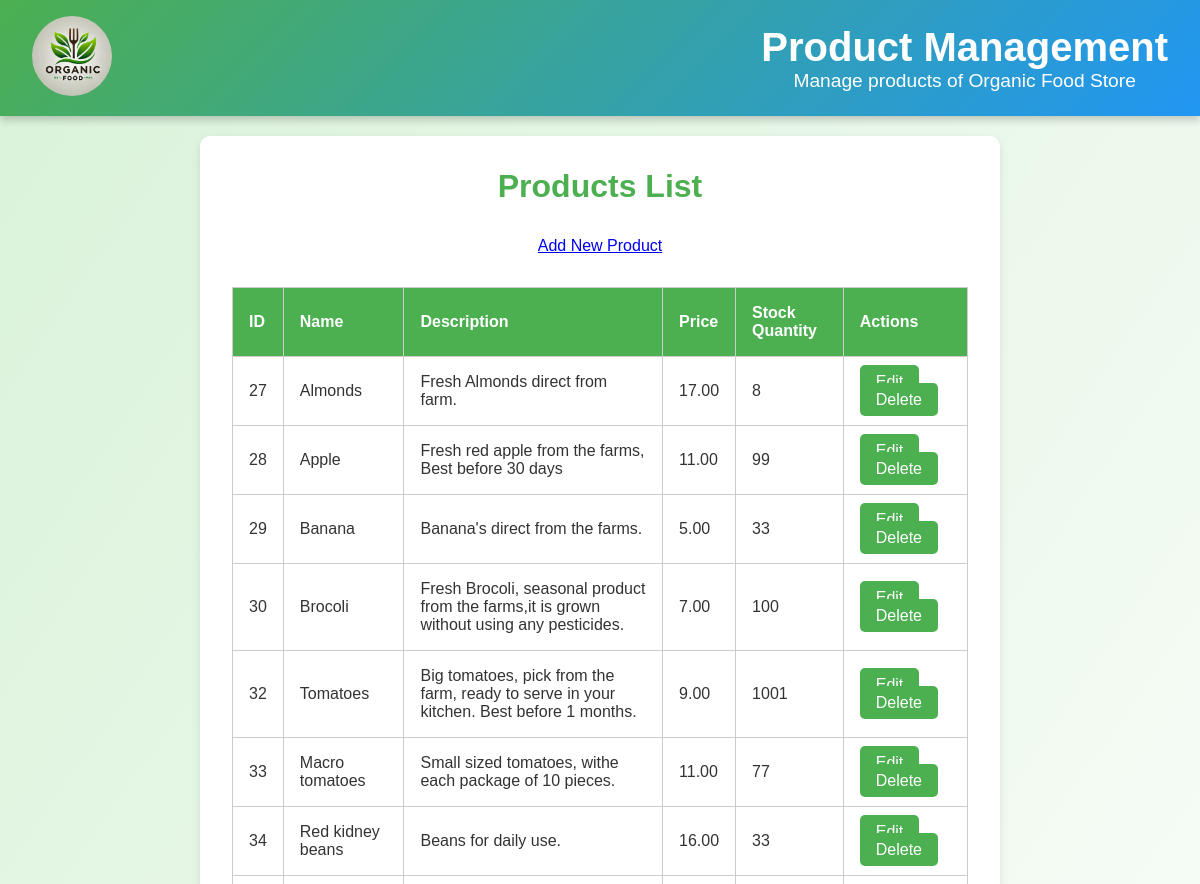
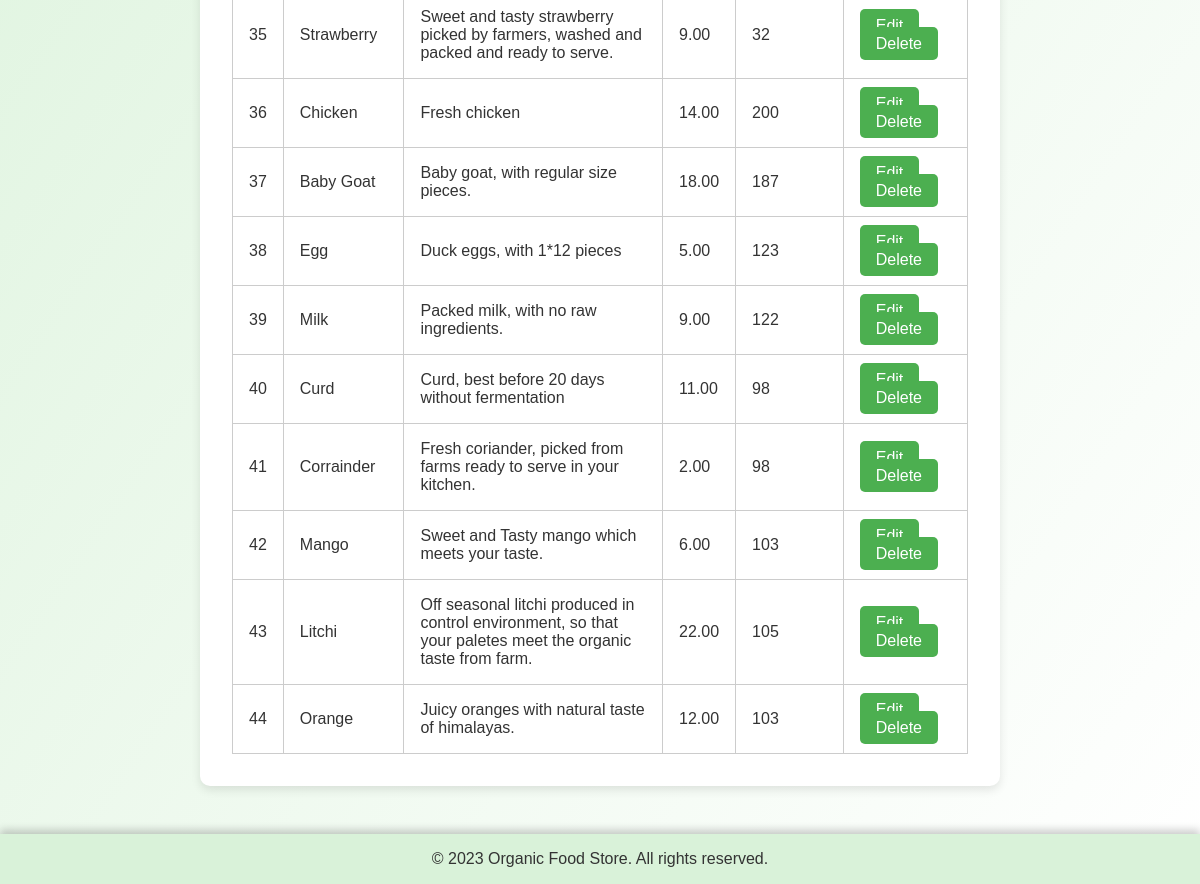
Screenshot of /admin/product_management.php (signed in) with the database file from the repository (2 pictures, top to bottom).
### tables this page shows
CREATE TABLE `products` (
  `id` int(10) UNSIGNED NOT NULL,
  `name` varchar(100) NOT NULL,
  `description` text NOT NULL,
  `price` decimal(10,2) NOT NULL,
  `stock_quantity` int(11) NOT NULL,
  `image` varchar(255) NOT NULL,
  `category_id` int(11) DEFAULT NULL
);

### admin/product_management.php (the view, shortened to what this page needs)
<?php
require '../db_connection.php';
$sql = "SELECT * FROM products";
$result = $conn->query($sql);
?>
<!DOCTYPE html>
<html lang="en">
<head>
    <link rel="stylesheet" href="../admin/admin.css">
</head>
<body>
    <header class="admin-header">
        <div class="admin-logo">
            <img src="../image/logo.jpeg" alt="Organic Food Logo">
        </div>
        <div class="admin-welcome">
            <h1>Product Management</h1>
            <p>Manage products of Organic Food Store</p>
        </div>
    </header>
    <section class="admin-dashboard">
        <h2>Products List</h2>
        <a href="add_product.php" class="admin-btn">Add New Product</a>
        <table class="product-table">
            <thead>
                <tr>
                    <th>ID</th>
                    <th>Name</th>
                    <th>Description</th>
                    <th>Price</th>
                    <th>Stock Quantity</th>
                    <th>Actions</th>
                </tr>
            </thead>
            <tbody>
                <?php while ($row = $result->fetch_assoc()) { ?>
                    <tr>
                        <td><?php echo $row['id']; ?></td>
                        <td><?php echo $row['name']; ?></td>
                        <td><?php echo $row['description']; ?></td>
                        <td><?php echo $row['price']; ?></td>
                        <td><?php echo $row['stock_quantity']; ?></td>
                        <td>
                            <a href="edit_product.php?id=<?php echo $row['id']; ?>" class="admin-btn">Edit</a>
                            <a href="delete_product.php?id=<?php echo $row['id']; ?>" class="admin-btn delete-btn" onclick="return confirm('Are you sure you want to delete this product?');">Delete</a>
                        </td>
                    </tr>
                <?php } ?>
            </tbody>
        </table>
    </section>
    <footer class="footer-container">
        <p>&copy; 2023 Organic Food Store. All rights reserved.</p>
    </footer>
</body>
</html>

### css/admin.css (style rules this page uses)
.admin-header { background: linear-gradient(135deg, #4CAF50, #2196F3); padding: 2rem; text-align: center; color: white; box-shadow: 0px 4px 8px rgba(0, 0, 0, 0.2); display: flex; justify-content: space-between; align-items: center; }
.admin-header .admin-logo img { width: 80px; height: auto; border-radius: 50%; }
.admin-header .admin-welcome h1 { font-size: 2.5rem; font-weight: bold; }
.admin-header .admin-welcome p { font-size: 1.2rem; }
.admin-dashboard { padding: 3rem 1rem; text-align: center; background: #f9f9f9; border-radius: 10px; box-shadow: 0px 8px 15px rgba(0, 0, 0, 0.1); margin-top: 2rem; }
.admin-dashboard h2 { font-size: 2rem; margin-bottom: 2rem; }
.footer-container { background: #4CAF50; padding: 1rem; text-align: center; color: white; margin-top: 3rem; }
.footer-container p { font-size: 1rem; margin: 0; }
* { margin: 0; padding: 0; box-sizing: border-box; }
body { font-family: 'Arial', sans-serif; background: linear-gradient(to bottom right, #d9f2d9, #ffffff); color: #333; }
.admin-header { display: flex; justify-content: space-between; align-items: center; background: linear-gradient(135deg, #4CAF50, #2196F3); padding: 1rem 2rem; box-shadow: 0px 4px 8px rgba(0, 0, 0, 0.2); }
.admin-logo img { width: 100px; }
.admin-welcome h1 { color: white; font-size: 1.5rem; }
.admin-welcome p { color: white; font-size: 1rem; }
.admin-dashboard { padding: 2rem; background: white; margin: 20px auto; max-width: 800px; border-radius: 10px; box-shadow: 0px 4px 10px rgba(0, 0, 0, 0.1); }
.admin-dashboard h2 { color: #4CAF50; font-size: 2rem; text-align: center; margin-bottom: 2rem; }
.footer-container { text-align: center; padding: 1rem; background: #d9f2d9; color: #333; box-shadow: 0px -4px 8px rgba(0, 0, 0, 0.2); }
table { width: 100%; margin-top: 2rem; border-collapse: collapse; }
table, th, td { border: 1px solid #ccc; }
th, td { padding: 1rem; text-align: left; }
th { background-color: #4CAF50; color: white; }
td a { background: #4CAF50; padding: 0.5rem 1rem; color: white; text-decoration: none; border-radius: 5px; }

### rows the page displays
products: id "27", name "Almonds", description "Fresh Almonds direct from farm.", price "17.00", stock_quantity "8"
products: id "28", name "Apple", description "Fresh red apple from the farms, Best before 30 days", price "11.00", stock_quantity "99"
products: id "29", name "Banana", description "Banana's direct from the farms.", price "5.00", stock_quantity "33"
products: id "30", name "Brocoli", description "Fresh Brocoli, seasonal product from the farms,it is grown without using any pesticides.", price "7.00", stock_quantity "100"
products: id "32", name "Tomatoes", description "Big tomatoes, pick from the farm, ready to serve in your kitchen. Best before 1 months.", price "9.00", stock_quantity "1001"
products: id "33", name "Macro tomatoes", description "Small sized tomatoes, withe each package of 10 pieces.", price "11.00", stock_quantity "77"
products: id "34", name "Red kidney beans", description "Beans for daily use.", price "16.00", stock_quantity "33"
products: id "35", name "Strawberry", description "Sweet and tasty strawberry picked by farmers, washed and packed and ready to serve.", price "9.00", stock_quantity "32"
products: id "36", name "Chicken", description "Fresh chicken", price "14.00", stock_quantity "200"
products: id "37", name "Baby Goat", description "Baby goat, with regular size pieces.", price "18.00", stock_quantity "187"
products: id "38", name "Egg", description "Duck eggs, with 1*12 pieces", price "5.00", stock_quantity "123"
products: id "39", name "Milk", description "Packed milk, with no raw ingredients.", price "9.00", stock_quantity "122"
products: id "40", name "Curd", description "Curd, best before 20 days without fermentation", price "11.00", stock_quantity "98"
products: id "41", name "Corrainder", description "Fresh coriander, picked from farms ready to serve in your kitchen.", price "2.00", stock_quantity "98"
products: id "42", name "Mango", description "Sweet and Tasty mango which meets your taste.", price "6.00", stock_quantity "103"
products: id "43", name "Litchi", description "Off seasonal litchi produced in control environment, so that your paletes meet the organic taste from farm.", price "22.00", stock_quantity "105"
products: id "44", name "Orange", description "Juicy oranges with natural taste of himalayas.", price "12.00", stock_quantity "103"
